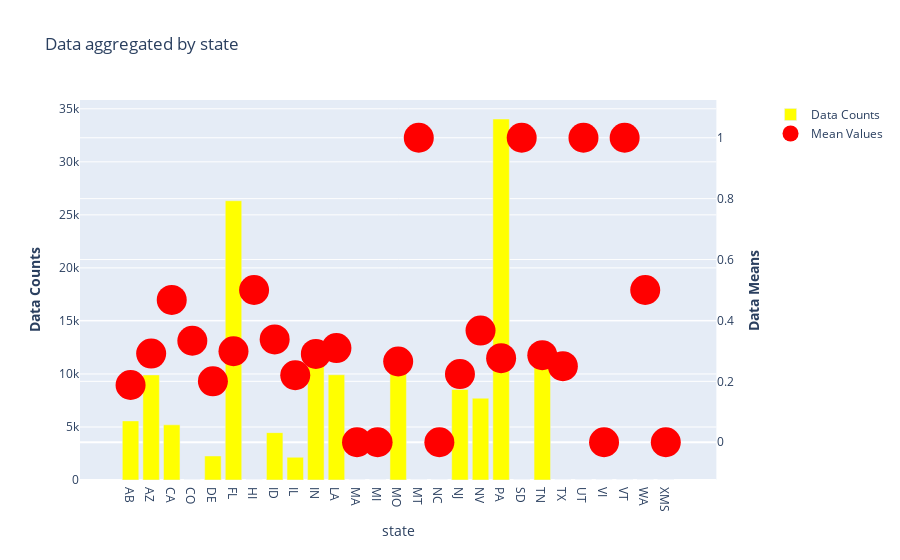

Source (notebook cell):
### Markdown cell above
It is so much happening in this graph, but when we zoom in and look one by one to each business category, we can notice that decreasing satisfaction trend in consistent among most of busisness categories, exception is Real Estate where is trend oposite, Construction & Contractors and Legal & Financial. Since we are interested in restaurant business, we can confirm that it has strong trend.

### state

We can confirm that there are some differences between states, we can add this variable into models, maybe customers has different standards accross states. But inisights from this variable for our case is limited since we are looking more to business attributes. Business location could have impact on whether business will be successful or not. However usually business owner will not relocate to different state. Geographic analysis of surroundings however might be useful to select optimal location for business in particular city.

### Code cell
plots.investigate_categoric_variable(df, response, ['state'], ["Unknown"])

### Figure 1 — Plotly figure (JSON) as saved in the notebook; plotly's stock layout.template omitted (floating-point values rounded to 4 significant figures)
{"data": [{"marker": {"color": "yellow"}, "name": "Data Counts", "type": "bar", "x": ["AB", "AZ", "CA", "CO", "DE", "FL", "HI", "ID", "IL", "IN", "LA", "MA", "MI", "MO", "MT", "NC", "NJ", "NV", "PA", "SD", "TN", "TX", "UT", "VI", "VT", "WA", "XMS"], "xaxis": "x", "y": [5573, 9912, 5203, 3, 2265, 26330, 2, 4467, 2145, 11247, 9924, 2, 1, 10913, 1, 1, 8536, 7715, 34039, 1, 12056, 4, 1, 1, 1, 2, 1], "yaxis": "y"}, {"marker": {"color": "red", "size": 30}, "mode": "markers", "name": "Mean Values", "type": "scatter", "x": ["AB", "AZ", "CA", "CO", "DE", "FL", "HI", "ID", "IL", "IN", "LA", "MA", "MI", "MO", "MT", "NC", "NJ", "NV", "PA", "SD", "TN", "TX", "UT", "VI", "VT", "WA", "XMS"], "xaxis": "x", "y": [0.188, 0.2911, 0.4672, 0.3333, 0.2, 0.2989, 0.5, 0.3378, 0.22, 0.29, 0.3095, 0, 0, 0.2652, 1, 0, 0.2238, 0.3668, 0.2761, 1, 0.2861, 0.25, 1, 0, 1, 0.5, 0], "yaxis": "y2"}], "layout": {"title": {"text": "Data aggregated by state"}, "xaxis": {"anchor": "y", "domain": [0, 0.94], "title": {"text": "state"}}, "yaxis": {"anchor": "x", "domain": [0, 1], "title": {"text": "<b>Data Counts</b>"}}, "yaxis2": {"anchor": "x", "overlaying": "y", "side": "right", "title": {"text": "<b>Data Means</b>"}}}}
